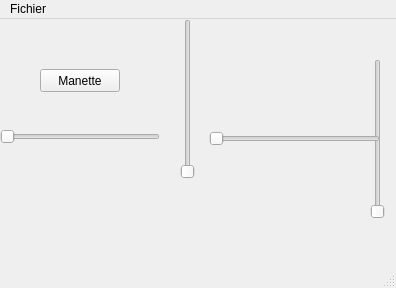
<?xml version="1.0" encoding="UTF-8"?>
<ui version="4.0">
 <class>MainWindow</class>
 <widget class="QMainWindow" name="MainWindow">
  <property name="geometry">
   <rect>
    <x>0</x>
    <y>0</y>
    <width>396</width>
    <height>288</height>
   </rect>
  </property>
  <property name="windowTitle">
   <string>Cerbere</string>
  </property>
  <widget class="QWidget" name="centralwidget">
   <widget class="QPushButton" name="pB_Manette">
    <property name="geometry">
     <rect>
      <x>40</x>
      <y>50</y>
      <width>80</width>
      <height>23</height>
     </rect>
    </property>
    <property name="text">
     <string>Manette</string>
    </property>
   </widget>
   <widget class="QSlider" name="horizontalSlider">
    <property name="geometry">
     <rect>
      <x>0</x>
      <y>110</y>
      <width>160</width>
      <height>16</height>
     </rect>
    </property>
    <property name="orientation">
     <enum>Qt::Horizontal</enum>
    </property>
   </widget>
   <widget class="QSlider" name="verticalSlider">
    <property name="geometry">
     <rect>
      <x>180</x>
      <y>0</y>
      <width>16</width>
      <height>160</height>
     </rect>
    </property>
    <property name="orientation">
     <enum>Qt::Vertical</enum>
    </property>
   </widget>
   <widget class="QSlider" name="verticalSlider_2">
    <property name="geometry">
     <rect>
      <x>370</x>
      <y>40</y>
      <width>16</width>
      <height>160</height>
     </rect>
    </property>
    <property name="orientation">
     <enum>Qt::Vertical</enum>
    </property>
   </widget>
   <widget class="QSlider" name="horizontalSlider_2">
    <property name="geometry">
     <rect>
      <x>209</x>
      <y>110</y>
      <width>171</width>
      <height>20</height>
     </rect>
    </property>
    <property name="orientation">
     <enum>Qt::Horizontal</enum>
    </property>
   </widget>
  </widget>
  <widget class="QMenuBar" name="menubar">
   <property name="geometry">
    <rect>
     <x>0</x>
     <y>0</y>
     <width>396</width>
     <height>20</height>
    </rect>
   </property>
   <widget class="QMenu" name="menuFichier">
    <property name="title">
     <string>Fichier</string>
    </property>
   </widget>
   <addaction name="menuFichier"/>
  </widget>
  <widget class="QStatusBar" name="statusbar"/>
 </widget>
 <resources/>
 <connections/>
</ui>
